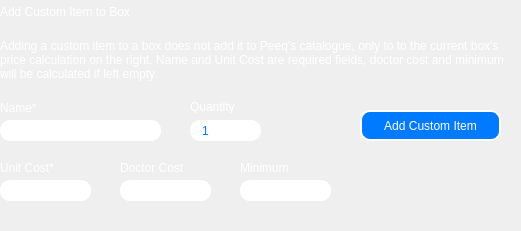
     <widget class="QFrame" name="frame_AddCustom">
      <property name="geometry">
       <rect>
        <x>20</x>
        <y>270</y>
        <width>521</width>
        <height>231</height>
       </rect>
      </property>
      <property name="styleSheet">
       <string notr="true">border-radius:0px;</string>
      </property>
      <property name="frameShape">
       <enum>QFrame::StyledPanel</enum>
      </property>
      <property name="frameShadow">
       <enum>QFrame::Raised</enum>
      </property>
      <widget class="QPushButton" name="pushButton_AddCustom">
       <property name="geometry">
        <rect>
         <x>360</x>
         <y>110</y>
         <width>141</width>
         <height>31</height>
        </rect>
       </property>
       <property name="palette">
        <palette>
         <active>
          <colorrole role="WindowText">
           <brush brushstyle="SolidPattern">
            <color alpha="255">
             <red>255</red>
             <green>255</green>
             <blue>255</blue>
            </color>
           </brush>
          </colorrole>
          <colorrole role="Button">
           <brush brushstyle="SolidPattern">
            <color alpha="255">
             <red>0</red>
             <green>122</green>
             <blue>255</blue>
            </color>
           </brush>
          </colorrole>
          <colorrole role="Text">
           <brush brushstyle="SolidPattern">
            <color alpha="255">
             <red>255</red>
             <green>255</green>
             <blue>255</blue>
            </color>
           </brush>
          </colorrole>
          <colorrole role="ButtonText">
           <brush brushstyle="SolidPattern">
            <color alpha="255">
             <red>255</red>
             <green>255</green>
             <blue>255</blue>
            </color>
           </brush>
          </colorrole>
          <colorrole role="Base">
           <brush brushstyle="SolidPattern">
            <color alpha="255">
             <red>0</red>
             <green>122</green>
             <blue>255</blue>
            </color>
           </brush>
          </colorrole>
          <colorrole role="Window">
           <brush brushstyle="SolidPattern">
            <color alpha="255">
             <red>0</red>
             <green>122</green>
             <blue>255</blue>
            </color>
           </brush>
          </colorrole>
          <colorrole role="PlaceholderText">
           <brush brushstyle="SolidPattern">
            <color alpha="128">
             <red>255</red>
             <green>255</green>
             <blue>255</blue>
            </color>
           </brush>
          </colorrole>
         </active>
         <inactive>
          <colorrole role="WindowText">
           <brush brushstyle="SolidPattern">
            <color alpha="255">
             <red>255</red>
             <green>255</green>
             <blue>255</blue>
            </color>
           </brush>
          </colorrole>
          <colorrole role="Button">
           <brush brushstyle="SolidPattern">
            <color alpha="255">
             <red>0</red>
             <green>122</green>
             <blue>255</blue>
            </color>
           </brush>
          </colorrole>
          <colorrole role="Text">
           <brush brushstyle="SolidPattern">
            <color alpha="255">
             <red>255</red>
             <green>255</green>
             <blue>255</blue>
            </color>
           </brush>
          </colorrole>
          <colorrole role="ButtonText">
           <brush brushstyle="SolidPattern">
            <color alpha="255">
             <red>255</red>
             <green>255</green>
             <blue>255</blue>
            </color>
           </brush>
          </colorrole>
          <colorrole role="Base">
           <brush brushstyle="SolidPattern">
            <color alpha="255">
             <red>0</red>
             <green>122</green>
             <blue>255</blue>
            </color>
           </brush>
          </colorrole>
          <colorrole role="Window">
           <brush brushstyle="SolidPattern">
            <color alpha="255">
             <red>0</red>
             <green>122</green>
             <blue>255</blue>
            </color>
           </brush>
          </colorrole>
          <colorrole role="PlaceholderText">
           <brush brushstyle="SolidPattern">
            <color alpha="128">
             <red>255</red>
             <green>255</green>
             <blue>255</blue>
            </color>
           </brush>
          </colorrole>
         </inactive>
         <disabled>
          <colorrole role="WindowText">
           <brush brushstyle="SolidPattern">
            <color alpha="255">
             <red>255</red>
             <green>255</green>
             <blue>255</blue>
            </color>
           </brush>
          </colorrole>
          <colorrole role="Button">
           <brush brushstyle="SolidPattern">
            <color alpha="255">
             <red>0</red>
             <green>122</green>
             <blue>255</blue>
            </color>
           </brush>
          </colorrole>
          <colorrole role="Text">
           <brush brushstyle="SolidPattern">
            <color alpha="255">
             <red>255</red>
             <green>255</green>
             <blue>255</blue>
            </color>
           </brush>
          </colorrole>
          <colorrole role="ButtonText">
           <brush brushstyle="SolidPattern">
            <color alpha="255">
             <red>255</red>
             <green>255</green>
             <blue>255</blue>
            </color>
           </brush>
          </colorrole>
          <colorrole role="Base">
           <brush brushstyle="SolidPattern">
            <color alpha="255">
             <red>0</red>
             <green>122</green>
             <blue>255</blue>
            </color>
           </brush>
          </colorrole>
          <colorrole role="Window">
           <brush brushstyle="SolidPattern">
            <color alpha="255">
             <red>0</red>
             <green>122</green>
             <blue>255</blue>
            </color>
           </brush>
          </colorrole>
          <colorrole role="PlaceholderText">
           <brush brushstyle="SolidPattern">
            <color alpha="128">
             <red>255</red>
             <green>255</green>
             <blue>255</blue>
            </color>
           </brush>
          </colorrole>
         </disabled>
        </palette>
       </property>
       <property name="cursor">
        <cursorShape>PointingHandCursor</cursorShape>
       </property>
       <property name="styleSheet">
        <string notr="true">background-color: rgb(0, 122, 255);
border-radius:10px;
border:2px solid white;
font: 700 13pt &quot;Helvetica Neue&quot;;
color:white;</string>
       </property>
       <property name="text">
        <string>Add Custom Item</string>
       </property>
      </widget>
      <widget class="QLabel" name="label_AddCustom">
       <property name="geometry">
        <rect>
         <x>0</x>
         <y>0</y>
         <width>234</width>
         <height>24</height>
        </rect>
       </property>
       <property name="styleSheet">
        <string notr="true">color:white;
font: 700 20pt &quot;Helvetica Neue&quot;;</string>
       </property>
       <property name="text">
        <string>Add Custom Item to Box</string>
       </property>
      </widget>
      <widget class="QLineEdit" name="lineEdit_Name">
       <property name="geometry">
        <rect>
         <x>0</x>
         <y>120</y>
         <width>161</width>
         <height>21</height>
        </rect>
       </property>
       <property name="styleSheet">
        <string notr="true">background-color: rgb(255, 255, 255);
color:rgb(0, 122, 255);
font: 13pt &quot;Helvetica Neue&quot;;
border-radius:10px;
padding-left:10px;
padding-right:10px;</string>
       </property>
       <property name="text">
        <string/>
       </property>
      </widget>
      <widget class="QLabel" name="label_Name">
       <property name="geometry">
        <rect>
         <x>0</x>
         <y>100</y>
         <width>42</width>
         <height>16</height>
        </rect>
       </property>
       <property name="styleSheet">
        <string notr="true">color:rgb(255, 255, 255);
font: 700 13pt &quot;Helvetica Neue&quot;;</string>
       </property>
       <property name="text">
        <string>Name*</string>
       </property>
      </widget>
      <widget class="QLabel" name="label_QuantityEntryCustom">
       <property name="geometry">
        <rect>
         <x>190</x>
         <y>100</y>
         <width>58</width>
         <height>13</height>
        </rect>
       </property>
       <property name="styleSheet">
        <string notr="true">color:rgb(255, 255, 255);
font: 700 13pt &quot;Helvetica Neue&quot;;</string>
       </property>
       <property name="text">
        <string>Quantity</string>
       </property>
      </widget>
      <widget class="QLabel" name="label_AddCustomDescription">
       <property name="geometry">
        <rect>
         <x>0</x>
         <y>30</y>
         <width>521</width>
         <height>51</height>
        </rect>
       </property>
       <property name="styleSheet">
        <string notr="true">color:rgb(255, 255, 255);
font: 13pt &quot;Helvetica Neue&quot;;</string>
       </property>
       <property name="text">
        <string>&lt;html&gt;&lt;head/&gt;&lt;body&gt;&lt;p&gt;Adding a custom item to a box does not add it to Peeq's catalogue, only to to the current box's price calculation on the right. Name and Unit Cost are required fields, doctor cost and minimum will be calculated if left empty. &lt;/p&gt;&lt;/body&gt;&lt;/html&gt;</string>
       </property>
       <property name="textFormat">
        <enum>Qt::AutoText</enum>
       </property>
       <property name="alignment">
        <set>Qt::AlignBottom|Qt::AlignLeading|Qt::AlignLeft</set>
       </property>
       <property name="wordWrap">
        <bool>true</bool>
       </property>
      </widget>
      <widget class="QLabel" name="label_UnitCostEntry">
       <property name="geometry">
        <rect>
         <x>0</x>
         <y>160</y>
         <width>64</width>
         <height>16</height>
        </rect>
       </property>
       <property name="styleSheet">
        <string notr="true">color:rgb(255, 255, 255);
font: 700 13pt &quot;Helvetica Neue&quot;;</string>
       </property>
       <property name="text">
        <string>Unit Cost*</string>
       </property>
      </widget>
      <widget class="QLineEdit" name="lineEdit_UnitPrice">
       <property name="geometry">
        <rect>
         <x>0</x>
         <y>180</y>
         <width>91</width>
         <height>21</height>
        </rect>
       </property>
       <property name="styleSheet">
        <string notr="true">background-color: rgb(255, 255, 255);
color:rgb(0, 122, 255);
font: 13pt &quot;Helvetica Neue&quot;;
border-radius:10px;
padding-left:10px;
padding-right:10px;</string>
       </property>
      </widget>
      <widget class="QLineEdit" name="lineEdit_QuantityCustom">
       <property name="geometry">
        <rect>
         <x>190</x>
         <y>120</y>
         <width>71</width>
         <height>21</height>
        </rect>
       </property>
       <property name="styleSheet">
        <string notr="true">background-color: rgb(255, 255, 255);
color:rgb(0, 122, 255);
font: 13pt &quot;Helvetica Neue&quot;;
border-radius:10px;
padding-left:10px;
padding-right:10px;</string>
       </property>
       <property name="inputMethodHints">
        <set>Qt::ImhDigitsOnly|Qt::ImhFormattedNumbersOnly</set>
       </property>
       <property name="text">
        <string>1</string>
       </property>
      </widget>
      <widget class="QLineEdit" name="lineEdit_DoctorCost">
       <property name="geometry">
        <rect>
         <x>120</x>
         <y>180</y>
         <width>91</width>
         <height>21</height>
        </rect>
       </property>
       <property name="styleSheet">
        <string notr="true">background-color: rgb(255, 255, 255);
color:rgb(0, 122, 255);
font: 13pt &quot;Helvetica Neue&quot;;
border-radius:10px;
padding-left:10px;
padding-right:10px;</string>
       </property>
      </widget>
      <widget class="QLabel" name="label_DoctorCostEntry">
       <property name="geometry">
        <rect>
         <x>120</x>
         <y>160</y>
         <width>76</width>
         <height>16</height>
        </rect>
       </property>
       <property name="styleSheet">
        <string notr="true">color:rgb(255, 255, 255);
font: 700 13pt &quot;Helvetica Neue&quot;;</string>
       </property>
       <property name="text">
        <string>Doctor Cost</string>
       </property>
      </widget>
      <widget class="QLabel" name="label_MinimumEntry">
       <property name="geometry">
        <rect>
         <x>240</x>
         <y>160</y>
         <width>58</width>
         <height>16</height>
        </rect>
       </property>
       <property name="styleSheet">
        <string notr="true">color:rgb(255, 255, 255);
font: 700 13pt &quot;Helvetica Neue&quot;;</string>
       </property>
       <property name="text">
        <string>Minimum</string>
       </property>
      </widget>
      <widget class="QLineEdit" name="lineEdit_Minimum">
       <property name="geometry">
        <rect>
         <x>240</x>
         <y>180</y>
         <width>91</width>
         <height>21</height>
        </rect>
       </property>
       <property name="styleSheet">
        <string notr="true">background-color: rgb(255, 255, 255);
color:rgb(0, 122, 255);
font: 13pt &quot;Helvetica Neue&quot;;
border-radius:10px;
padding-left:10px;
padding-right:10px;</string>
       </property>
      </widget>
      <widget class="QLabel" name="label_CustomException">
       <property name="geometry">
        <rect>
         <x>0</x>
         <y>210</y>
         <width>521</width>
         <height>16</height>
        </rect>
       </property>
       <property name="styleSheet">
        <string notr="true">font: 13pt &quot;Helvetica Neue&quot;;
color:rgb(255, 38, 0);</string>
       </property>
       <property name="text">
        <string/>
       </property>
       <property name="alignment">
        <set>Qt::AlignBottom|Qt::AlignLeading|Qt::AlignLeft</set>
       </property>
      </widget>
     </widget>
